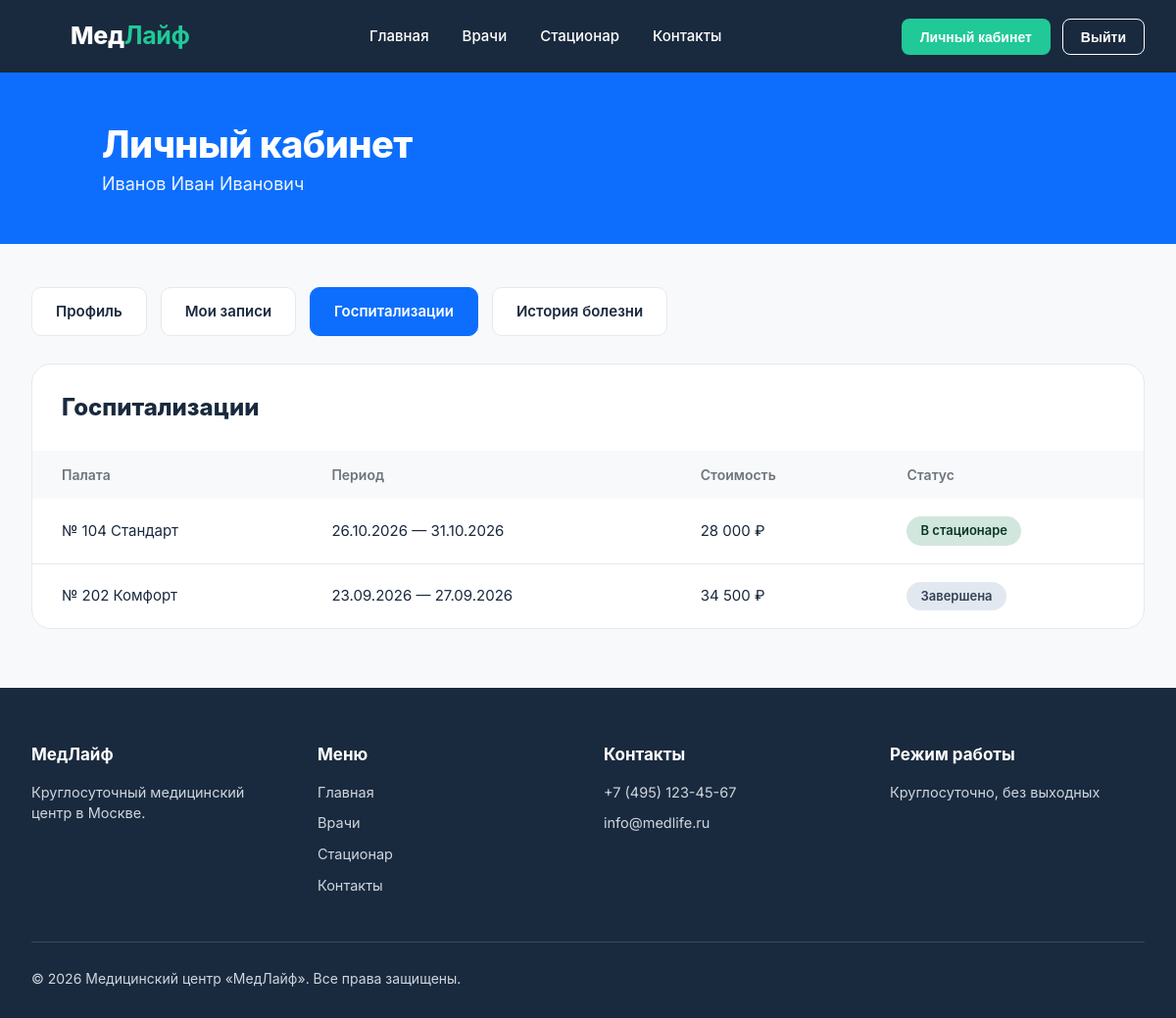
The page /cabinet.php?tab=hospitalizations (signed in) on the database its author committed.
### tables this page shows
CREATE TABLE `patients` (
  `id`            INT UNSIGNED NOT NULL AUTO_INCREMENT,
  `card_number`   VARCHAR(20)  NOT NULL COMMENT 'номер карты, псевдоним пациента',
  `user_id`       INT UNSIGNED DEFAULT NULL,
  `full_name_enc` VARCHAR(512) NOT NULL,
  `phone_enc`     VARCHAR(512) NOT NULL,
  `created_at`    TIMESTAMP NOT NULL DEFAULT CURRENT_TIMESTAMP,
  PRIMARY KEY (`id`),
  UNIQUE KEY `uq_patients_card` (`card_number`),
  UNIQUE KEY `uq_patients_user` (`user_id`),
  CONSTRAINT `fk_patients_user` FOREIGN KEY (`user_id`) REFERENCES `users` (`id`) ON DELETE SET NULL
);

CREATE TABLE `hospitalizations` (
  `id`             INT UNSIGNED NOT NULL AUTO_INCREMENT,
  `patient_id`     INT UNSIGNED NOT NULL,
  `appointment_id` INT UNSIGNED DEFAULT NULL,
  `room_id`        INT UNSIGNED NOT NULL,
  `admission_date` DATE NOT NULL,
  `discharge_date` DATE NOT NULL,
  `daily_price`    DECIMAL(10,2) NOT NULL,
  `service_fee`    DECIMAL(10,2) NOT NULL DEFAULT 500.00,
  `total_cost`     DECIMAL(10,2) AS (DATEDIFF(`discharge_date`, `admission_date`) * `daily_price` + `service_fee`) STORED,
  `status`         ENUM('planned','active','completed','cancelled') NOT NULL DEFAULT 'planned',
  `created_by`     INT UNSIGNED DEFAULT NULL,
  `created_at`     TIMESTAMP NOT NULL DEFAULT CURRENT_TIMESTAMP,
  PRIMARY KEY (`id`),
  UNIQUE KEY `uq_hosp_appointment` (`appointment_id`),
  KEY `idx_hosp_patient` (`patient_id`),
  KEY `idx_hosp_room` (`room_id`),
  CONSTRAINT `chk_hosp_dates` CHECK (`discharge_date` > `admission_date`),
  CONSTRAINT `fk_hosp_patient`     FOREIGN KEY (`patient_id`)     REFERENCES `patients`     (`id`) ON DELETE RESTRICT,
  CONSTRAINT `fk_hosp_appointment` FOREIGN KEY (`appointment_id`) REFERENCES `appointments` (`id`) ON DELETE SET NULL,
  CONSTRAINT `fk_hosp_room`        FOREIGN KEY (`room_id`)        REFERENCES `rooms`        (`id`) ON DELETE RESTRICT,
  CONSTRAINT `fk_hosp_admin`       FOREIGN KEY (`created_by`)     REFERENCES `users`        (`id`) ON DELETE SET NULL
);

CREATE TABLE `rooms` (
  `id`          INT UNSIGNED NOT NULL AUTO_INCREMENT,
  `number`      VARCHAR(10)  NOT NULL,
  `category_id` INT UNSIGNED NOT NULL,
  `status`      ENUM('free','occupied') NOT NULL DEFAULT 'free',
  PRIMARY KEY (`id`),
  UNIQUE KEY `uq_rooms_number` (`number`),
  KEY `idx_rooms_category` (`category_id`),
  CONSTRAINT `fk_rooms_category` FOREIGN KEY (`category_id`) REFERENCES `room_categories` (`id`) ON DELETE RESTRICT
);

CREATE TABLE `room_categories` (
  `id`          INT UNSIGNED NOT NULL AUTO_INCREMENT,
  `name`        VARCHAR(100) NOT NULL,
  `description` VARCHAR(255) DEFAULT NULL,
  `price`       DECIMAL(10,2) NOT NULL,
  `photo`       VARCHAR(255) DEFAULT NULL,
  PRIMARY KEY (`id`),
  UNIQUE KEY `uq_room_categories_name` (`name`)
);

### includes/crypto.php (called while the page is built, shortened)
<?php
function decrypt_field($stored) {
    $raw = base64_decode($stored, true);
    $plain = openssl_decrypt(substr($raw, 16), 'aes-256-cbc', DATA_KEY, OPENSSL_RAW_DATA, substr($raw, 0, 16));
    return $plain === false ? '' : $plain;
}

### cabinet.php (the view, shortened to what this page needs)
<?php
$p = current_patient();
$name = patient_name($p);
$tab = $_GET['tab'] ?? 'appointments';
include 'includes/header.php';
?>
<main>
<section class="banner"><div class="container"><div class="who">
  <?= icon('user') ?>
  <div><h1>Личный кабинет</h1><p><?= h($name) ?></p></div>
</div></div></section>
<div class="container">
  <div class="tabs">
    <a class="tab <?= $tab=='profile'?'active':'' ?>" href="?tab=profile">Профиль</a>
    <a class="tab <?= $tab=='appointments'?'active':'' ?>" href="?tab=appointments">Мои записи</a>
    <a class="tab <?= $tab=='hospitalizations'?'active':'' ?>" href="?tab=hospitalizations">Госпитализации</a>
    <a class="tab <?= $tab=='history'?'active':'' ?>" href="?tab=history">История болезни</a>
  </div>
<?php if ($tab == 'profile'): ?>
  <div class="panel"><div class="panel-h"><h2>Профиль</h2></div><div class="panel-b">
    <dl class="profile">
      <dt>ФИО</dt><dd><?= h($name) ?></dd>
      <dt>Телефон</dt><dd><?= h(decrypt_field($p['phone_enc'])) ?></dd>
      <dt>Email</dt><dd><?= h($u['email']) ?></dd>
      <dt>Номер карты</dt><dd><?= h($p['card_number']) ?></dd>
      <dt>Дата регистрации</dt><dd><?= fdate($p['created_at']) ?></dd>
    </dl>
  </div></div>
<?php elseif ($tab == 'hospitalizations'):
  $rows = db_all('SELECT h.*, r.number, c.name cat FROM hospitalizations h
     JOIN rooms r ON r.id=h.room_id JOIN room_categories c ON c.id=r.category_id
     WHERE h.patient_id=? ORDER BY h.admission_date DESC', 'i', [$p['id']]); ?>
  <div class="panel"><div class="panel-h"><h2>Госпитализации</h2></div>
    <?php if (!$rows): ?><div class="panel-b"><div class="empty">Госпитализаций нет. Госпитализацию оформляет администратор по рекомендации врача.</div></div>
    <?php else: ?><div class="table-wrap"><table>
      <tr><th>Палата</th><th>Период</th><th>Стоимость</th><th>Статус</th></tr>
      <?php foreach ($rows as $h): ?>
      <tr><td>№ <?= h($h['number']) ?> <?= h($h['cat']) ?></td><td><?= fdate($h['admission_date']) ?> — <?= fdate($h['discharge_date']) ?></td><td><?= money($h['total_cost']) ?></td><td><?= badge(hosp_status($h['status'])) ?></td></tr>
      <?php endforeach; ?></table></div><?php endif; ?>
  </div>
<?php endif; ?>
</div>
</main>
<?php include 'includes/footer.php'; ?>

### includes/functions.php (shortened to what this page needs)
<?php
function h($s) { return htmlspecialchars((string)$s, ENT_QUOTES, 'UTF-8'); }
function db_exec($sql, $types = '', $params = []) {
    global $link;
    $st = mysqli_prepare($link, $sql);
    if ($types !== '') mysqli_stmt_bind_param($st, $types, ...$params);
    $ok = mysqli_stmt_execute($st);
    return $ok ? $st : false;
}
function db_all($sql, $types = '', $params = []) {
    $st = db_exec($sql, $types, $params);
    $res = mysqli_stmt_get_result($st);
    return $res ? mysqli_fetch_all($res, MYSQLI_ASSOC) : [];
}
function db_one($sql, $types = '', $params = []) {
    $r = db_all($sql, $types, $params);
    return $r ? $r[0] : null;
}
function current_patient() {
    return db_one('SELECT * FROM patients WHERE user_id=?', 'i', [$_SESSION['user_id']]);
}
function money($v) { return number_format((float)$v, 0, ',', ' ') . ' ₽'; }
function fdate($d) { return $d ? date('d.m.Y', strtotime($d)) : ''; }
function hosp_status($s) {
    $m = [
        'planned'   => ['Запланирована', 'warn'],
        'active'    => ['В стационаре', 'ok'],
        'completed' => ['Завершена', 'info'],
        'cancelled' => ['Отменена', 'bad'],
    ];
    return $m[$s] ?? [$s, 'info'];
}
function badge($pair) { return '<span class="badge badge-' . $pair[1] . '">' . h($pair[0]) . '</span>'; }
function patient_name($p) { return decrypt_field($p['full_name_enc'] ?? ''); }
function icon($n) {
    $p = [
     'heart'=>'<path d="M20.8 4.6a5.5 5.5 0 0 0-7.8 0L12 5.7l-1-1.1a5.5 5.5 0 0 0-7.8 7.8l1 1.1L12 21l7.8-7.5 1-1.1a5.5 5.5 0 0 0 0-7.8z"/><path d="M3 12h4l2-3 3 6 2-3h7" stroke-width="1.6"/>',
     'calendar'=>'<rect x="3" y="4" width="18" height="18" rx="2"/><path d="M16 2v4M8 2v4M3 10h18"/>',
     'bed'=>'<path d="M2 4v16M2 8h18a2 2 0 0 1 2 2v10M2 17h20M6 8v9"/>',
     'user'=>'<circle cx="12" cy="8" r="4"/><path d="M4 21v-1a6 6 0 0 1 6-6h4a6 6 0 0 1 6 6v1"/>',
     'users'=>'<circle cx="9" cy="8" r="4"/><path d="M2 21v-1a6 6 0 0 1 6-6h2a6 6 0 0 1 6 6v1M17 4a4 4 0 0 1 0 8M22 21v-1a6 6 0 0 0-4-5.6"/>',
     'clock'=>'<circle cx="12" cy="12" r="10"/><path d="M12 6v6l4 2"/>',
     'pin'=>'<path d="M20 10c0 6-8 12-8 12S4 16 4 10a8 8 0 0 1 16 0z"/><circle cx="12" cy="10" r="3"/>',
     'phone'=>'<path d="M22 16.9v3a2 2 0 0 1-2.2 2 19.8 19.8 0 0 1-8.6-3.1 19.5 19.5 0 0 1-6-6A19.8 19.8 0 0 1 2.1 4.2 2 2 0 0 1 4.1 2h3a2 2 0 0 1 2 1.7c.1 1 .4 1.9.7 2.8a2 2 0 0 1-.5 2.1L8.1 9.9a16 16 0 0 0 6 6l1.3-1.3a2 2 0 0 1 2.1-.4c.9.3 1.8.6 2.8.7a2 2 0 0 1 1.7 2z"/>',
     'mail'=>'<rect x="2" y="4" width="20" height="16" rx="2"/><path d="m22 7-10 6L2 7"/>',
     'search'=>'<circle cx="11" cy="11" r="8"/><path d="m21 21-4.3-4.3"/>',
     'door'=>'<path d="M6 21V4a1 1 0 0 1 1-1h10a1 1 0 0 1 1 1v17M3 21h18M14 12h.01"/>',
     'briefcase'=>'<rect x="2" y="7" width="20" height="14" rx="2"/><path d="M16 21V5a2 2 0 0 0-2-2h-4a2 2 0 0 0-2 2v16"/>',
    ];
    return '<svg class="i" viewBox="0 0 24 24">' . ($p[$n] ?? '') . '</svg>';
}

### assets/css/style.css (style rules this page uses)
:root { --blue:#0d6efd;--blue-d:#0b5ed7;--green:#20c997;--navy:#1a2a3e;--text:#1a2a3e;--muted:#6c757d;--bg:#f8f9fa;--line:#e5e9ef;--white:#fff;--r:16px }
* { box-sizing:border-box;margin:0;padding:0 }
html { scroll-behavior:smooth }
body { font-family:'Inter',-apple-system,'Segoe UI',Roboto,Arial,sans-serif;color:var(--text);background:var(--bg);line-height:1.5;font-size:16px;min-height:100vh;display:flex;flex-direction:column }
main { flex:1 }
a { color:inherit;text-decoration:none }
.container { max-width:1280px;margin:0 auto;padding:0 32px }
svg.i { width:1em;height:1em;stroke:currentColor;fill:none;stroke-width:2;stroke-linecap:round;stroke-linejoin:round;vertical-align:-.125em }
.logo svg { width:30px;height:30px;stroke:var(--green) }
.banner { background:var(--blue);color:#fff;padding:52px 0 48px }
.banner h1 { font-size:44px;font-weight:800;letter-spacing:-.5px;line-height:1.15 }
.banner p { font-size:18px;opacity:.92;margin-top:12px;max-width:900px }
.banner .who { display:flex;align-items:center;gap:20px }
.banner .who svg { width:52px;height:52px }
.banner .who h1 { font-size:38px }
.banner .who p { margin-top:4px }
.tabs { display:flex;gap:14px;flex-wrap:wrap;margin:44px 0 28px }
.tab { background:#fff;border:1px solid var(--line);border-radius:10px;padding:13px 24px;font-weight:600;font-size:15px }
.tab.active { background:var(--blue);border-color:var(--blue);color:#fff }
.panel { background:#fff;border:1px solid var(--line);border-radius:20px;overflow:hidden;margin-bottom:60px }
.panel-h { display:flex;justify-content:space-between;align-items:center;padding:26px 30px;gap:12px;flex-wrap:wrap }
.panel-h h2 { font-size:24px;font-weight:800 }
.table-wrap { overflow-x:auto }
table { width:100%;border-collapse:collapse }
th { background:var(--bg);text-align:left;color:var(--muted);font-weight:600;font-size:14px;padding:14px 30px;white-space:nowrap }
td { padding:18px 30px;border-bottom:1px solid var(--line);font-size:15px;vertical-align:middle }
tr:last-child td { border-bottom:0 }
.badge { display:inline-block;padding:5px 14px;border-radius:99px;font-size:13px;font-weight:600;white-space:nowrap }
.badge-ok { background:#d1e7dd;color:#0a3622 }
.badge-info { background:#e2e8f0;color:#334155 }
td:last-child { white-space:nowrap }

### rows shown on the page
patients: full_name_enc "Иванов Иван Иванович"
hospitalizations: room.number "104", room_categories.name "Стандарт", admission_date "26.10.2026", discharge_date "31.10.2026", total_cost "28 000 ₽", pair "В стационаре"
hospitalizations: room.number "202", room_categories.name "Комфорт", admission_date "23.09.2026", discharge_date "27.09.2026", total_cost "34 500 ₽", pair "Завершена"
